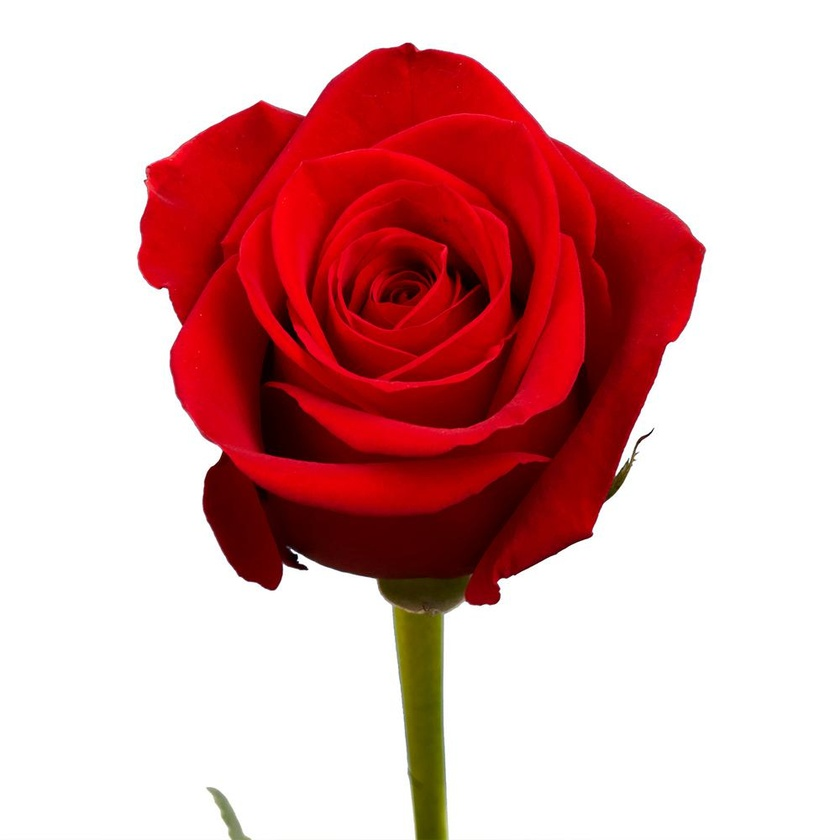
%> input picture TugasTeori/Tugas 2/rose.jpg, 840 x 840 px, shrunk from 1000 x 1000 before the run
$ octave freq.m   (GNU Octave 9; MATLAB toolbox functions it lacks are replaced by stand-ins)
%> lines starting %> are read from the running program, lines starting %| are printed output that depends on the picture
%----- Program untuk membersihkan nilai variable ---%
clc;
clear all;
%-----------------Program Utama -----------------------%
x = imread('rose.jpg');
%> x is the input picture: size 840x840x3 uint8; mean R, G, B 221.6, 172.6, 172.9
sx = imref2d(size(x));
xg = rgb2gray(x);
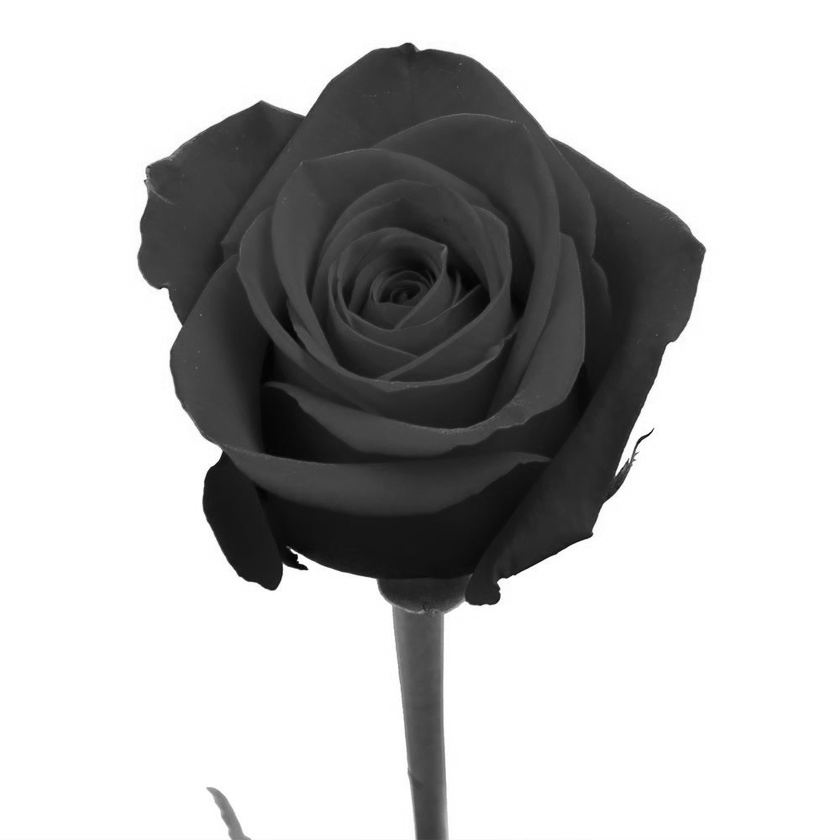
%> xg: size 840x840 uint8; min 1, max 255, mean 187.3
xd = double(xg);
f = fft2(xd);
fa = log(abs(f));
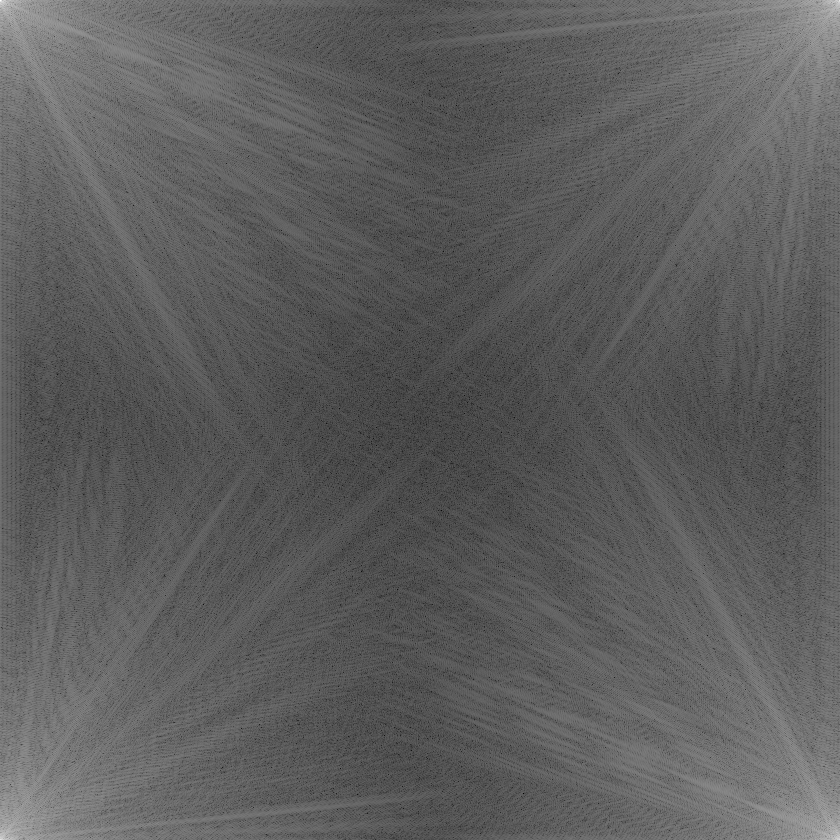
%> fa: size 840x840 double; min 0.969, max 18.7, mean 7.51; drawn with min black and max white
fa = 255*fa/max(max(fa));
fs = fftshift(fa);
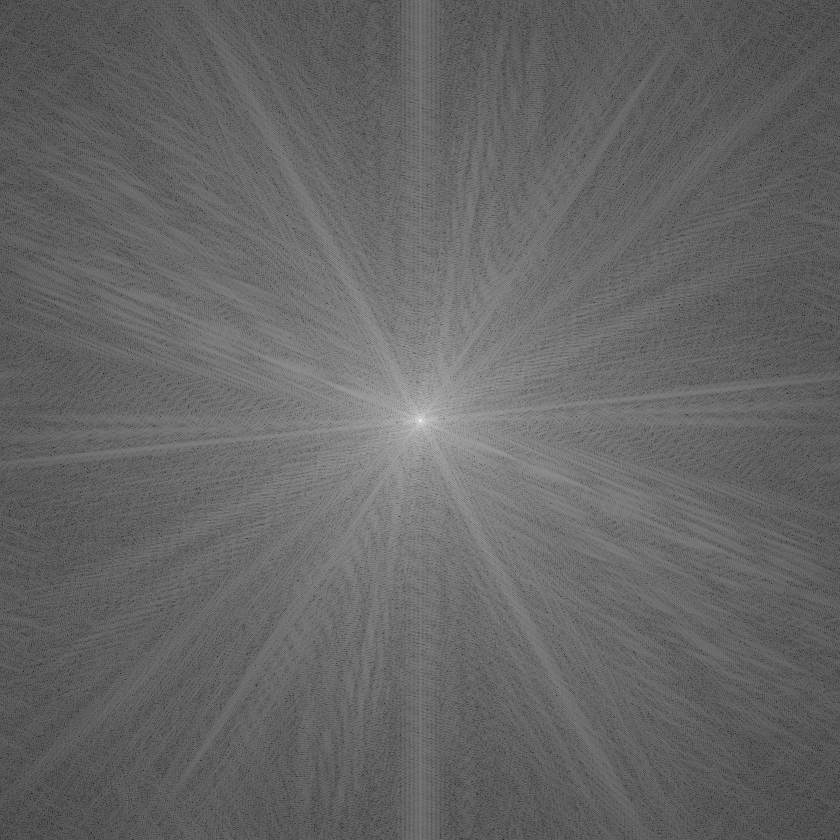
%> fs: size 840x840 double; min 13.21, max 255, mean 102.5; mean of the top-left, top-right, bottom-left and bottom-right quarters 103.1, 101.7, 101.7, 103.3
fb = uint8(fs);

figure()
subplot(1,2,1), imshow(xg,sx), title('Gambar input');
subplot(1,2,2), imshow(fb,sx), title('Frekuensi');
%-----------------End Program  -----------------------%
